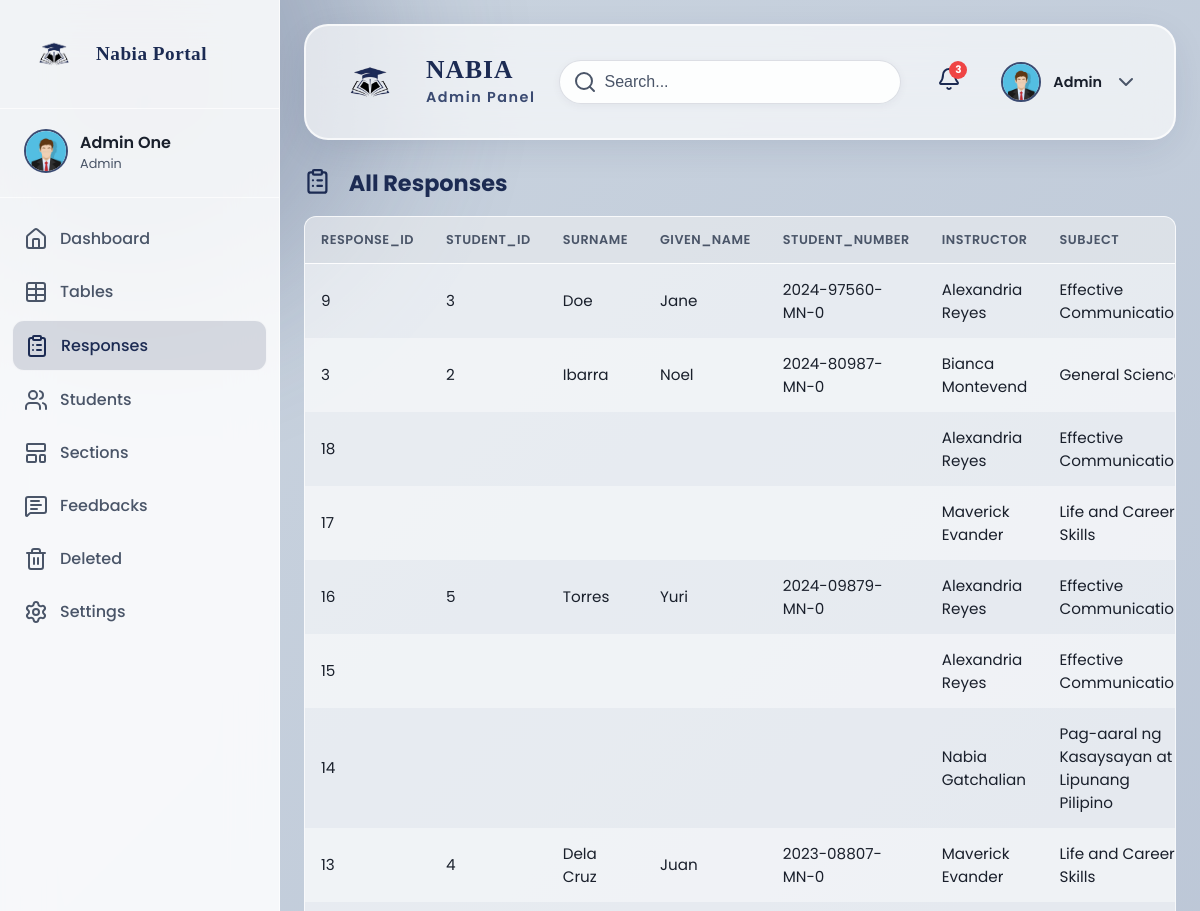
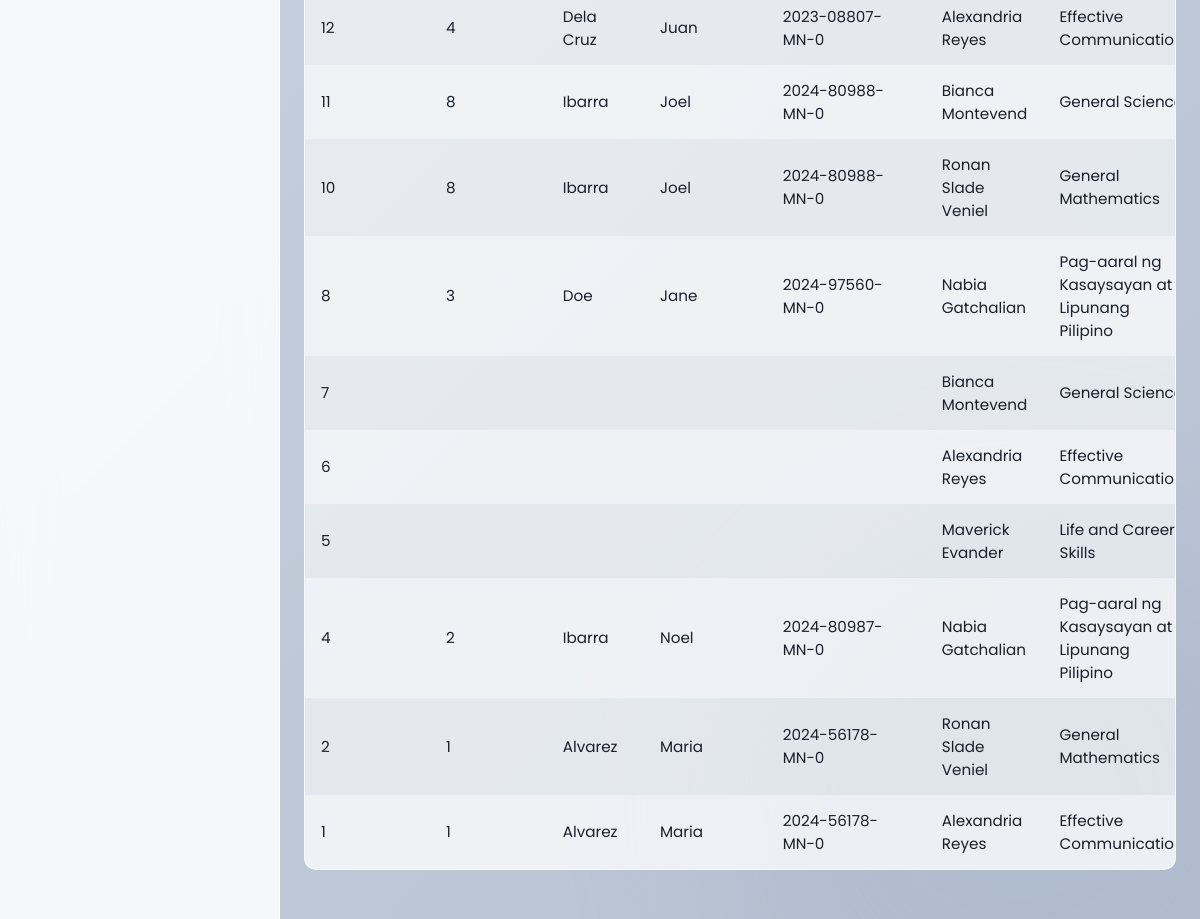
The app's page /survey/admin/index.php?page=responses (signed in) with its own data (2 pictures, top to bottom).
### tables this page shows
CREATE TABLE `response` (
  `response_id` int(11) NOT NULL,
  `student_id` int(11) DEFAULT NULL,
  `survey_id` int(11) NOT NULL,
  `target_id` int(11) NOT NULL,
  `section_id` int(11) DEFAULT NULL,
  `created_at` datetime NOT NULL DEFAULT current_timestamp(),
  `is_anonymous` tinyint(1) NOT NULL DEFAULT 0,
  `deleted_at` datetime DEFAULT NULL
);

CREATE TABLE `student` (
  `student_id` int(11) NOT NULL,
  `surname` varchar(255) DEFAULT NULL,
  `middle_name` varchar(255) DEFAULT NULL,
  `given_name` varchar(255) DEFAULT NULL,
  `email` varchar(255) DEFAULT NULL,
  `student_number` varchar(100) DEFAULT NULL,
  `section_id` int(11) DEFAULT NULL,
  `deleted_at` datetime DEFAULT NULL,
  `updated_at` datetime DEFAULT NULL ON UPDATE current_timestamp(),
  `updated_by` int(11) DEFAULT NULL
);

CREATE TABLE `target` (
  `target_id` int(11) NOT NULL,
  `instructor` varchar(255) NOT NULL,
  `subject` varchar(255) NOT NULL,
  `updated_at` datetime DEFAULT NULL ON UPDATE current_timestamp(),
  `updated_by` int(11) DEFAULT NULL
);

### survey/admin/helpers.php (the view, shortened to what this page needs)
<?php
function renderTable(array $rows, string $icon=NULL, string $title=NULL, string $query=NULL, string $href=NULL, string $actionIcon=NULL, string $actionTitle=NULL): void
{
    if (!empty($icon) && !empty($title)) {
        echo "
            <div class=\"card-header title\">
                <h2 class=\"card-title\"><i data-lucide=\"{$icon}\" class=\"lucide-relative\"></i>{$title}</h2>";
        echo "</div>";
    }
    echo "<div class=\"table-container\">";
    echo "<table class=\"table-alt\">";
    echo "<thead><tr>";
    foreach (array_keys($rows[0]) as $column) { echo "<th>" . htmlspecialchars($column) . "</th>"; }
    echo "</tr></thead>";
    echo "<tbody>";
    foreach ($rows as $row) {
        echo "<tr>";
        foreach ($row as $value) { echo "<td>" . htmlspecialchars((string) $value) . "</td>"; }
            echo "</tr>";
    }
    echo "</tbody>";
    echo "</table>";
    echo "</div><br>";
}
?>

### survey/admin/assets/css/styles.css (style rules this page uses)
:root { --univ-navy: #1c2b53; --univ-navy-soft: #3b4b72; --univ-black: #0a0a0a; --text-main: #1a202c; --text-muted: #4a5568; --glass-bg: rgba(255, 255, 255, 0.85); --glass-border: rgba(255, 255, 255, 0.7); --glass-input: rgba(255, 255, 255, 0.9); --shadow-soft: 0 10px 40px -10px rgba(28, 43, 83, 0.15); --radius-lg: 24px; --radius-md: 12px; --error: #ef4444; --error-light: rgba(239, 68, 68, 0.1); --success: #059669; --success-light: rgba(209, 250, 229, 0.9); }
*, *::before, *::after { box-sizing: border-box; }
html, body { width: 100%; height: 100%; max-width: 100%; overflow-x: hidden; }
body { font-family: 'Poppins', 'Segoe UI', Arial, sans-serif; margin: 0; padding: 0; background: linear-gradient(-45deg, #eef2f3, #d4dae2, #b0bbcf, #cbd5e0); background-size: 400% 400%; animation: gradientBG 15s ease infinite; color: var(--text-main); min-height: 100vh; }
.lucide-relative { width: 1.2em; height: 1.2em; margin-right: 0.8em; position: relative; top: 0.2em; }

### survey/admin/assets/css/components.css (style rules this page uses)
.table-container { overflow-x: auto; -webkit-overflow-scrolling: touch; border-radius: 12px; background: rgba(255, 255, 255, 0.6); border: 1px solid var(--glass-border); }
.table-alt { width: 100%; border-collapse: collapse; font-size: 0.95rem; }
.table-alt th, .table-alt td { padding: 14px 16px; text-align: left; }
.table-alt th { font-weight: 600; color: var(--text-muted); text-transform: uppercase; font-size: 0.8rem; letter-spacing: 0.5px; background: rgba(28, 43, 83, 0.05); border-bottom: 1px solid var(--glass-border); }
.table-alt tbody tr:nth-child(even) { background: rgba(255, 255, 255, 0.4); }
.table-alt tbody tr:nth-child(odd) { background: transparent; }
.card-header { margin-bottom: 16px; display: flex; align-items: center; gap: 12px; }
.card-title { font-size: 1.4rem; font-weight: 700; color: var(--univ-navy); margin: 0; }
.card-header.title { justify-content: space-between; }

### records on screen
response: response_id "9", student "3", student.surname "Doe", student.given_name "Jane", student.student_number "2024-97560-MN-0", target.instructor "Alexandria Reyes", target.subject "Effective…"
response: response_id "3", student "2", student.surname "Ibarra", student.given_name "Noel", student.student_number "2024-80987-MN-0", target.instructor "Bianca Montevend", target.subject "General…"
response: response_id "18", target.instructor "Alexandria Reyes", target.subject "Effective…"
response: response_id "17", target.instructor "Maverick Evander", target.subject "Life and Career Skills"
response: response_id "16", student "5", student.surname "Torres", student.given_name "Yuri", student.student_number "2024-09879-MN-0", target.instructor "Alexandria Reyes", target.subject "Effective…"
response: response_id "15", target.instructor "Alexandria Reyes", target.subject "Effective…"
response: response_id "14", target.instructor "Nabia Gatchalian", target.subject "Pag-aaral ng Kasaysayan at Lipunang Pilipino"
response: response_id "13", student "4", student.surname "Dela Cruz", student.given_name "Juan", student.student_number "2023-08807-MN-0", target.instructor "Maverick Evander", target.subject "Life and Career Skills"
response: response_id "12", student "4", student.surname "Dela Cruz", student.given_name "Juan", student.student_number "2023-08807-MN-0", target.instructor "Alexandria Reyes", target.subject "Effective…"
response: response_id "11", student "8", student.surname "Ibarra", student.given_name "Joel", student.student_number "2024-80988-MN-0", target.instructor "Bianca Montevend", target.subject "General…"
response: response_id "10", student "8", student.surname "Ibarra", student.given_name "Joel", student.student_number "2024-80988-MN-0", target.instructor "Ronan Slade Veniel", target.subject "General Mathematics"
response: response_id "8", student "3", student.surname "Doe", student.given_name "Jane", student.student_number "2024-97560-MN-0", target.instructor "Nabia Gatchalian", target.subject "Pag-aaral ng Kasaysayan at Lipunang Pilipino"
response: response_id "7", target.instructor "Bianca Montevend", target.subject "General…"
response: response_id "6", target.instructor "Alexandria Reyes", target.subject "Effective…"
response: response_id "5", target.instructor "Maverick Evander", target.subject "Life and Career Skills"
response: response_id "4", student "2", student.surname "Ibarra", student.given_name "Noel", student.student_number "2024-80987-MN-0", target.instructor "Nabia Gatchalian", target.subject "Pag-aaral ng Kasaysayan at Lipunang Pilipino"
response: response_id "2", student "1", student.surname "Alvarez", student.given_name "Maria", student.student_number "2024-56178-MN-0", target.instructor "Ronan Slade Veniel", target.subject "General Mathematics"
response: value "1", student.surname "Alvarez", student.given_name "Maria", student.student_number "2024-56178-MN-0", target.instructor "Alexandria Reyes", target.subject "Effective…"

### other values on screen
$_SESSION['admin_data']['first_name'] "Admin"
$_SESSION['admin_data']['last_name'] "One"
$title "All Responses"
$column "RESPONSE_ID"
$column "STUDENT_ID"
$column "SURNAME"
$column "GIVEN_NAME"
$column "STUDENT_NUMBER"
$column "INSTRUCTOR"
$column "SUBJECT"
